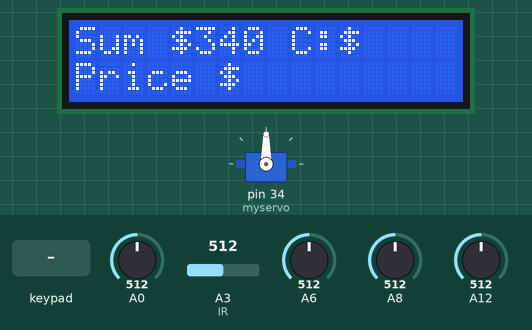
This sketch was run on a simulated Arduino Mega 2560, built with avr-gcc and run on an emulated ATmega2560. On the bench: servo, 16×2 character LCD. The inputs (shaded band) are chosen by the test bench; at power-on: A6 = 512, A8 = 512, A12 = 512, A0 = 512, A3 (IR) = 512.

Above: at 1.2 s.
1.3 s: keypad keys 4 3 2 * pressed 0.4 s apart
At 3.8 s:
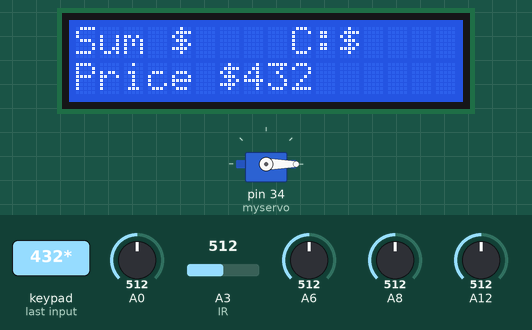
7.0 s: A6 set to 910
At 8.8 s:
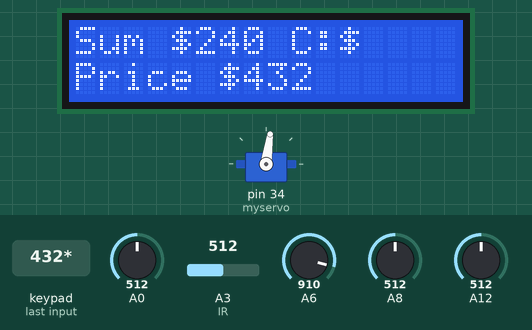
10.5 s: A8 set to 910
At 12.5 s:
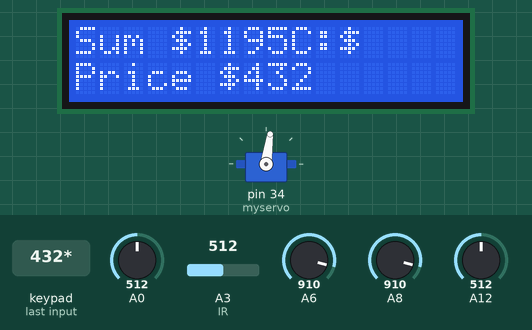
14.5 s: A12 set to 910
At 16.7 s:
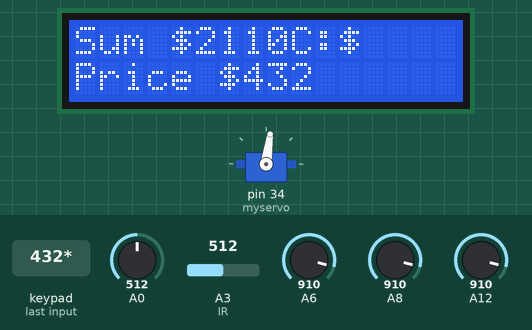
18.5 s: A0 set to 930
At 20.8 s:
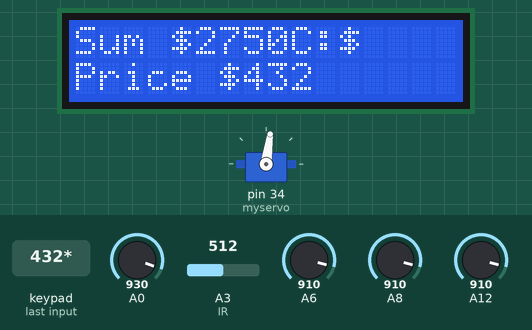
22.5 s: key '1' pressed
At 23.9 s:
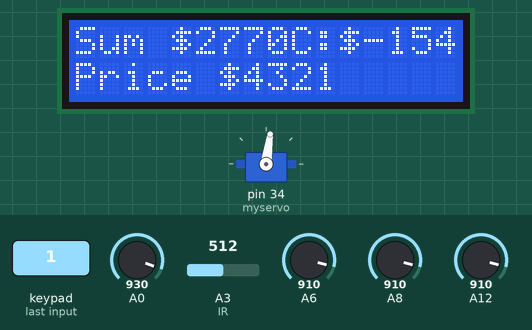
Timing chart, 0 to 25.5 s (numbered marks = the images above; inputs shaded):
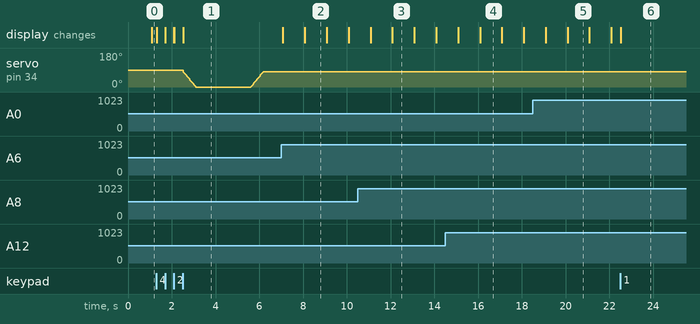

The sketch:

sensor_with_LCDv4.ino
```cpp
#include <Keypad.h>

#include <Wire.h>
#include <LCD.h>
#include <LiquidCrystal_I2C.h>
#include <Servo.h>


LiquidCrystal_I2C  lcd(0x27,2,1,0,4,5,6,7); // 0x27 is the I2C bus address for an unmodified backpack
Servo myservo;
int amount = 0;
int temp = 0;
int x_value=7;
int sum = 0;
int clearr = '    ';
int change = 0;
const byte ROWS = 4;
const byte COLS = 3;
int pos = 82 ;
int hole4 = 0;
int hole5 = 0;

char hexaKeys[ROWS][COLS] = {
  {'1', '2', '3'},
  {'4', '5', '6'},
  {'7', '8', '9'},
  {'*', '0', '#'}
};

byte rowPins[ROWS] = {8, 7, 6, 5};
byte colPins[COLS] =  {4, 3, 2};

Keypad customKeypad = Keypad(makeKeymap(hexaKeys), rowPins, colPins, ROWS, COLS);

void setup() {
  pinMode (A0, INPUT);
  pinMode (A3, INPUT);
  pinMode (A6, INPUT);
  pinMode (A8, INPUT);
  pinMode (A12, INPUT);
  myservo.attach(34);

  lcd.begin(16, 2); // begins connection to the LCD module
  lcd.setBacklightPin(3,POSITIVE);
  lcd.setBacklight(HIGH);
int t = 1;
}
int value_dime;
int value_nickel;
int value_quarter;
int value_loonie;
int value_toonie;
int count = 1;
int t = 0;
unsigned long sensor_delay = 0;
unsigned long numpad_delay = 0;
void loop() {


  if(millis() - sensor_delay >= t) {
    t = 1;
    sensor_delay = millis();
    value_dime = analogRead(A3); // reads the analog input from the IR distance sensor
    value_nickel = analogRead(A8);
    value_quarter = analogRead(A12);
    value_loonie = analogRead(A6);
    value_toonie = analogRead(A0);

    lcd.setCursor(0, 0); // sets the cursor of the LCD module to the first line
    lcd.print("Sum");
    lcd.setCursor(4,0);
    lcd.print("$");
    lcd.setCursor(5, 0); // sets the cursor of the LCD module to the fourth character
    lcd.print(amount);
    lcd.setCursor(9,0);
    lcd.print("C:$");
    lcd.setCursor(0, 1); // sets the cursor of the LCD module to the first line
    lcd.print("Price");
    lcd.setCursor(6,1);
    lcd.print("$");
     // prints analog value on the LCD module
    if ((value_dime) < 920)
    {
      amount += 10;
      temp += 10;
      t = 1000;


    }
    if ((value_nickel) < 910)
    {
      amount += 5;
      temp += 5;
       t = 1000;

    }
    if ((value_quarter) < 900)
    {
      amount += 25;
      temp += 25;
       t = 1000;

    }
    if ((value_loonie) < 880)
    {
      amount += 100;
      temp += 100;
      t = 1000;
      hole4 = 1;
      hole5 = 0;

    }
    if ((value_toonie) < 920)
    {
      amount += 200;
      temp += 200;
      t = 1000;
      hole5 = 1;
      hole4 = 0;

    }
  }


    char customKey = customKeypad.getKey();
    if (customKey){

      if (customKey == '*'){

          t = 5000;

          lcd.setCursor(5,0);
          lcd.print(' ');
          lcd.setCursor(6,0);
          lcd.print(' ');
          lcd.setCursor(7,0);
          lcd.print(' ');
          lcd.setCursor(8,0);
          lcd.print(' ');
          amount = 0;
          temp = 0;
          for(pos = 82; pos >= 0; pos -= 1) // goes from 0 degrees to 180 degrees
        {                                  // in steps of 1 degree
           myservo.write(pos);              // tell servo to go to position in variable 'pos'
           delay(7);                       // waits 15ms for the servo to reach the position
        }
          delay(2500);
          for(pos = 0; pos<=82; pos+=1)     // goes from 180 degrees to 0 degrees
        {
           myservo.write(pos);              // tell servo to go to position in variable 'pos'
           delay(7);                       // waits 15ms for the servo to reach the position
        }

      }
      else if (customKey == '#' ) {
        if (hole4 == 1){
         amount += 100;
         temp += 100;
         hole4 = 0;
        }
        if (hole5 == 1){
         amount -= 100;
         temp -= 100;
         hole5 = 0;

      }
      }


      else if (count == 1){
        lcd.setCursor(x_value,1);
        lcd.print(customKey);
        sum += (customKey-'0')*1000;
        x_value++;
        count++;
      }
      else if (count == 2){
        lcd.setCursor(x_value,1);
        lcd.print(customKey);
        sum += (customKey-'0')*100;
        x_value++;
        count++;
      }
      else if (count == 3){
        lcd.setCursor(x_value,1);
        lcd.print(customKey);
        sum += (customKey-'0')*10;
        x_value++;
        count++;
      }
      else  {
        lcd.setCursor(x_value,1);
        lcd.print(customKey);
        sum += (customKey-'0')*1;
        change = temp - sum;
        temp = 0;
        sum = 0;
        lcd.setCursor(12,0);
        lcd.print(change);
        delay (4000);
        lcd.setCursor(7,1);
        lcd.print(' ' );
        lcd.setCursor(8,1);
        lcd.print(' ' );
        lcd.setCursor(9,1);
        lcd.print(' ' );
        lcd.setCursor(10,1);
        lcd.print(' ' );
        lcd.setCursor(12,0);
        lcd.print(' ' );
        lcd.setCursor(13,0);
        lcd.print(' ' );
        lcd.setCursor(14,0);
        lcd.print(' ' );
        lcd.setCursor(15,0);
        lcd.print(' ' );
        change = 0;
        count = 1;
        x_value = 7;


    }

    }

}
```

Measured:
- what the display in image 2 shows lasts 1.0 s, from 8.1 s to 9.1 s
